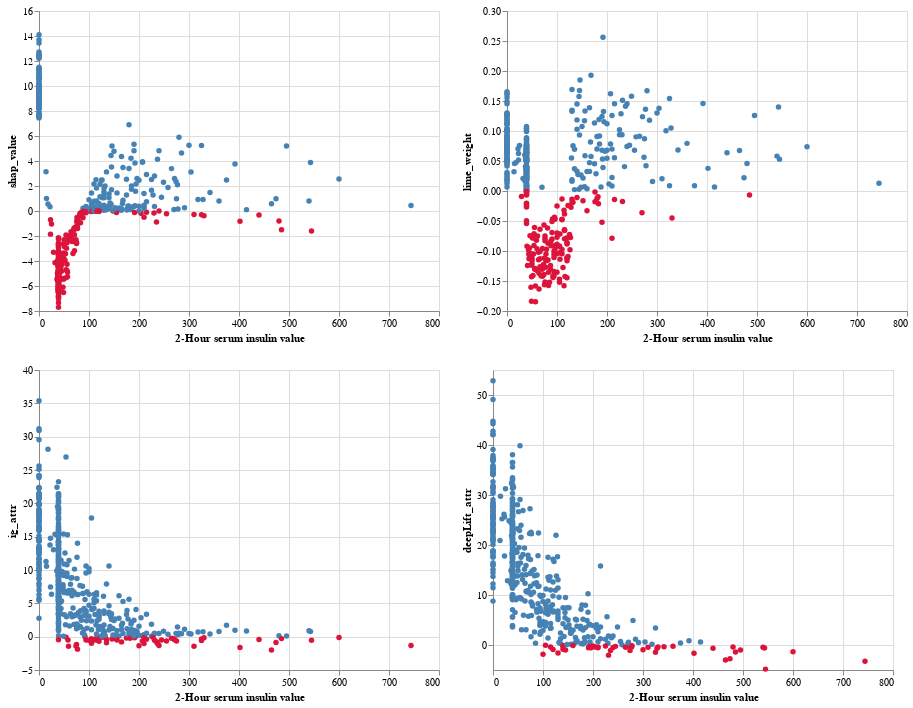

The notebook cell saved with this chart:
### Code cell
View_scatter_feature(feature_index=0)

### Figure 1 — Vega-Lite specification as saved in the notebook (floating-point values rounded to 4 significant figures; data arrays with more than 128 entries replaced by an {"elided": "..."} marker saying what was removed)
{"config": {"view": {"continuousWidth": 400, "continuousHeight": 300}}, "vconcat": [{"hconcat": [{"mark": "circle", "encoding": {"color": {"field": "lime_is_positive", "legend": null, "scale": {"range": ["crimson", "steelblue"]}, "type": "nominal"}, "opacity": {"condition": {"value": 1.0, "selection": "selector002"}, "value": 0.3}, "x": {"field": "feature_value", "title": "2-Hour serum insulin value", "type": "quantitative"}, "y": {"field": "shap_value", "type": "quantitative"}}, "resolve": {"scale": {"x": "independent", "y": "independent"}}, "selection": {"selector002": {"type": "interval"}}}, {"mark": "circle", "encoding": {"color": {"field": "shap_is_positive", "legend": null, "scale": {"range": ["crimson", "steelblue"]}, "type": "nominal"}, "opacity": {"condition": {"value": 1.0, "selection": "selector002"}, "value": 0.3}, "x": {"field": "feature_value", "title": "2-Hour serum insulin value", "type": "quantitative"}, "y": {"field": "lime_weight", "type": "quantitative"}}, "resolve": {"scale": {"x": "independent", "y": "independent"}}, "selection": {"selector002": {"type": "interval"}}}]}, {"hconcat": [{"mark": "circle", "encoding": {"color": {"field": "ig_is_positive", "legend": null, "scale": {"range": ["crimson", "steelblue"]}, "type": "nominal"}, "opacity": {"condition": {"value": 1.0, "selection": "selector002"}, "value": 0.3}, "x": {"field": "feature_value", "title": "2-Hour serum insulin value", "type": "quantitative"}, "y": {"field": "ig_attr", "type": "quantitative"}}, "resolve": {"scale": {"x": "independent", "y": "independent"}}, "selection": {"selector002": {"type": "interval"}}}, {"mark": "circle", "encoding": {"color": {"field": "deepLift_is_positive", "legend": null, "scale": {"range": ["crimson", "steelblue"]}, "type": "nominal"}, "opacity": {"condition": {"value": 1.0, "selection": "selector002"}, "value": 0.3}, "x": {"field": "feature_value", "title": "2-Hour serum insulin value", "type": "quantitative"}, "y": {"field": "deepLift_attr", "type": "quantitative"}}, "resolve": {"scale": {"x": "independent", "y": "independent"}}, "selection": {"selector002": {"type": "interval"}}}]}], "data": {"name": "data-ebd30113400378efbe2dd48df9896cdd"}, "$schema": "https://vega.github.io/schema/vega-lite/v4.17.0.json", "datasets": {"data-ebd30113400378efbe2dd48df9896cdd": {"elided": "500 records"}}}
